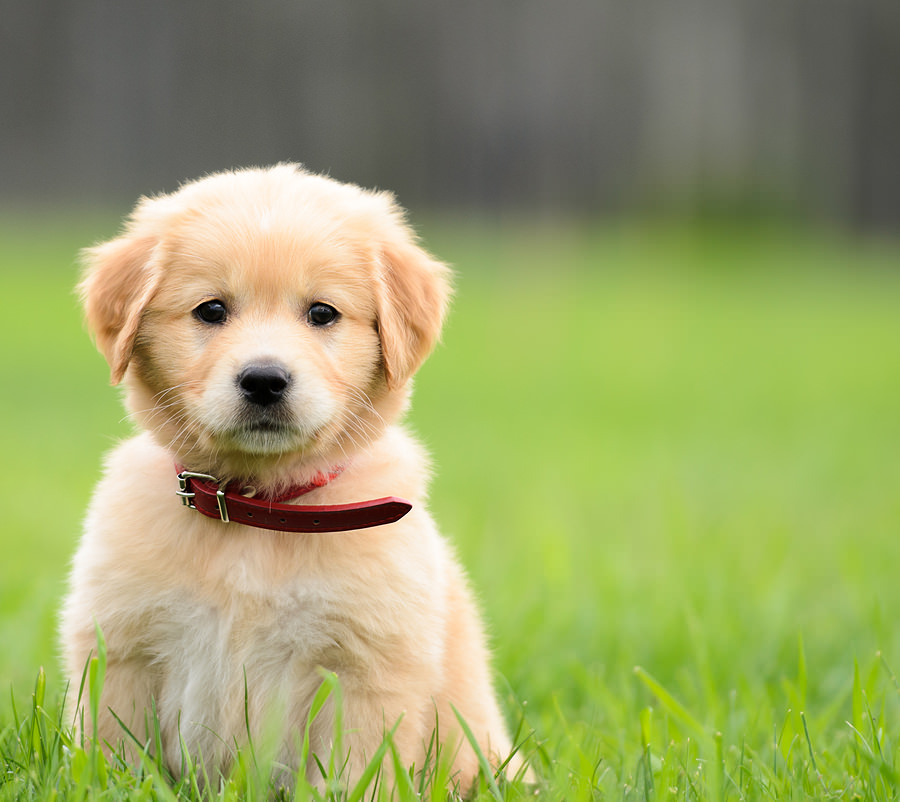
#> input picture object_detection/data/Puppy.jpg, 900 x 802 px, found by its file name
$ jupyter execute face_detection_using_template_matching.ipynb
#> lines starting #> are read from the running program, lines starting #| are printed output that depends on the picture
# Template Matching

[cell 1]
import cv2
import matplotlib.pyplot as plt
import numpy as np

[cell 2]
puppy = cv2.imread('data/puppy.jpg')
#> puppy is the input picture: shape (802, 900, 3); mean B, G, R 103.3, 161.8, 153.5
puppy_show = cv2.cvtColor(puppy, cv2.COLOR_BGR2RGB)

puppy_face = cv2.imread('data/Puppy-face.jpg')
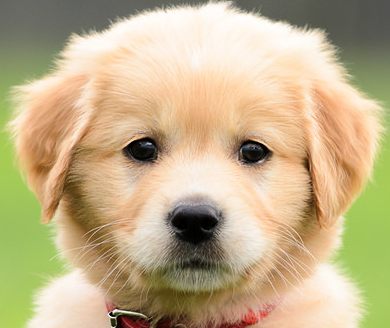
#> input picture object_detection/data/Puppy-face.jpg, 390 x 328 px
#> puppy_face is the input picture: shape (328, 390, 3); mean B, G, R 138.1, 176.3, 194.2
puppy_show_face = cv2.cvtColor(puppy_face, cv2.COLOR_BGR2RGB)

[cell 3]
plt.imshow(puppy_show, cmap = 'gray')

[cell 4]
plt.imshow(puppy_show_face)

[cell 5]
print("shape of Puppy",puppy.shape)
#| shape of Puppy (802, 900, 3)
print("shape of Puppy face",puppy_face.shape)
#| shape of Puppy face (328, 390, 3)

[cell 6]
# width and height of the template
h,w,c = puppy_show_face.shape
#> h = 328; w = 390; c = 3

print('w = ',w)
#| w =  390
print('h = ',h)
#| h =  328

[cell 7]
# All the 6 method for camparison in a list

methods = ['cv2.TM_CCOEFF', 'cv2.TM_CCOEFF_NORMED', 'cv2.TM_CCORR',
            'cv2.TM_CCORR_NORMED', 'cv2.TM_SQDIFF', 'cv2.TM_SQDIFF_NORMED']

[cell 8]
for meth in methods:
    img = puppy_show.copy()
    method = eval(meth)

    #apply template matching
    res = cv2.matchTemplate(img,puppy_show_face,method)
    min_val, max_val, min_loc, max_loc = cv2.minMaxLoc(res)

    # If the method is TM SQIFF of TM SQDIFF Normed, take minimum
    if method in ['cv2.TM_SQDIFF', 'cv2.TM_SQDIFF_NORMED']:
        top_left = min_loc
    else:
        top_left = max_loc

    bottom_right = (top_left[0]+w, top_left[1]+h)

    cv2.rectangle(img,top_left,bottom_right,(255,0,0),10)

    plt.subplot(121)
    plt.imshow(res)
    plt.title('Heat Map of Matching Result')

    plt.subplot(122)
    plt.imshow(img)
    plt.title('Detected')

    plt.suptitle(meth)

    plt.show()
    print('\n')
    print('\n')
#> this loop made 6 passes
#> (min_val, max_val, min_loc, top_left, bottom_right) on passes 1 to 6: (-259265120, 1.26e+09, (182, 0), (69, 162), (459, 490)), (-0.214, 1, (57, 439), (69, 162), (459, 490)), (7.1e+09, 1.25e+10, (510, 0), (69, 162), (459, 490)), (0.845, 1, (179, 0), (69, 162), (459, 490)), (370251, 3.62e+09, (69, 162), (180, 0), (570, 328)), (2.96e-05, 0.397, (69, 162), (510, 0), (900, 328))
#> pass 1, `res = cv2.matchTemplate(img,puppy_show_face,method)`:
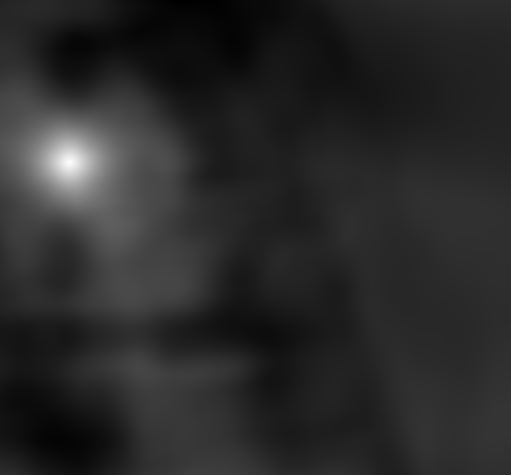
#> res: shape (475, 511) float32; min -259265120, max 1.26e+09, mean -8976464; drawn with min black and max white
#> pass 1, `plt.show()`:
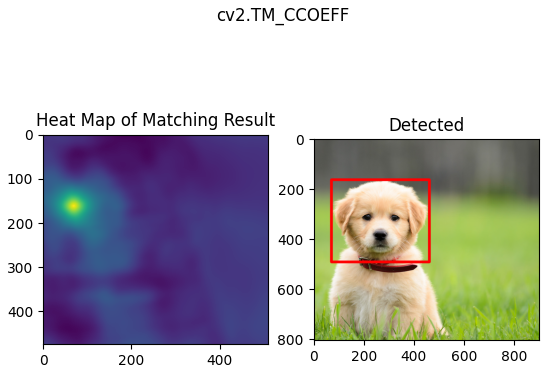
#> figure drawn by matplotlib, 2 panels
#> pass 3, `res = cv2.matchTemplate(img,puppy_show_face,method)`:
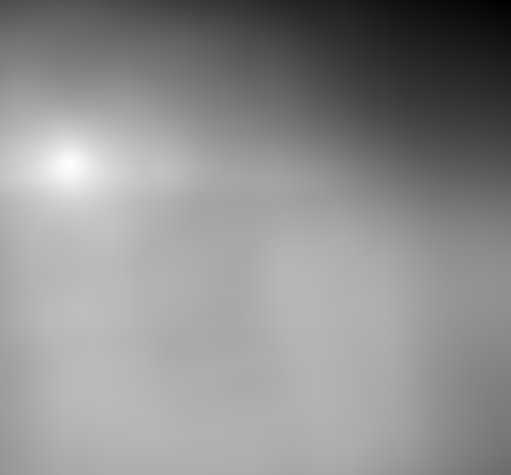
#> res: shape (475, 511) float32; min 7.1e+09, max 1.25e+10, mean 1.01e+10; drawn with min black and max white
#> after the loop:
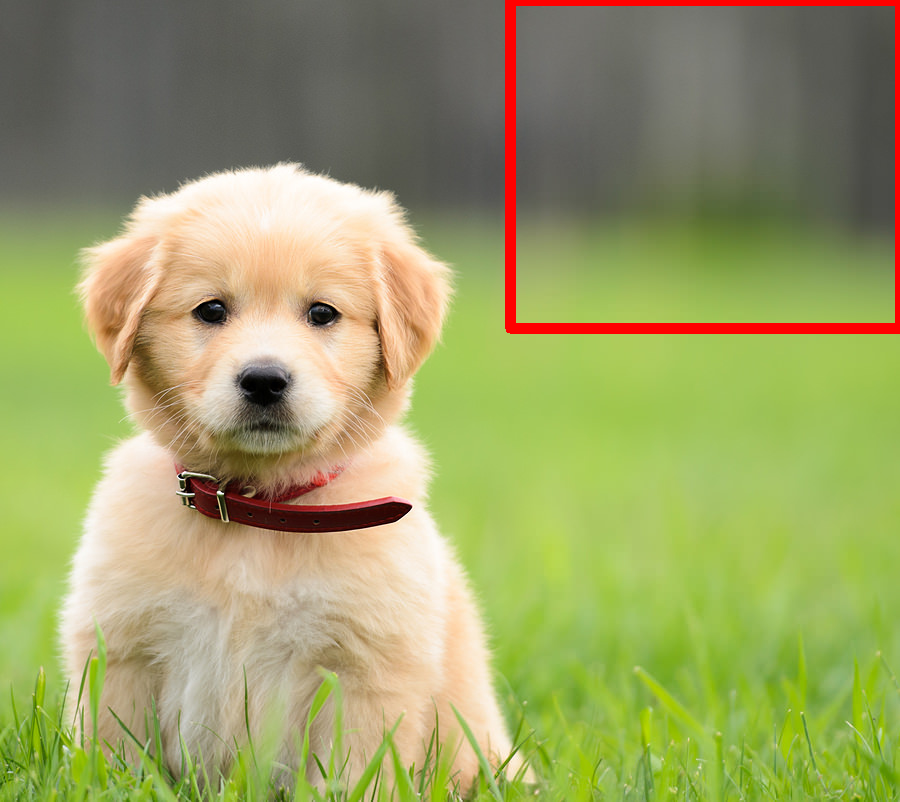
#> img: shape (802, 900, 3); mean R, G, B 155.6, 159.4, 101.8
#> after the loop:
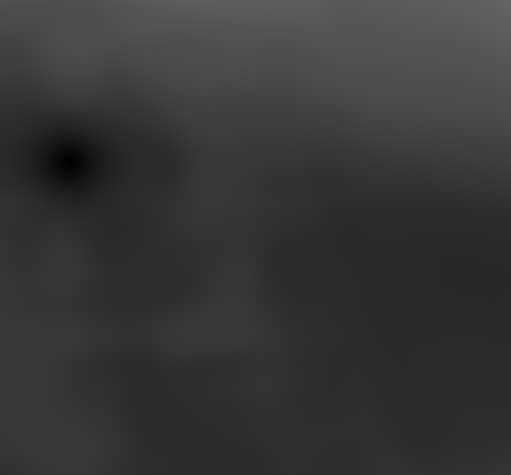
#> res: shape (475, 511) float32; min 2.96e-05, max 0.397, mean 0.216
